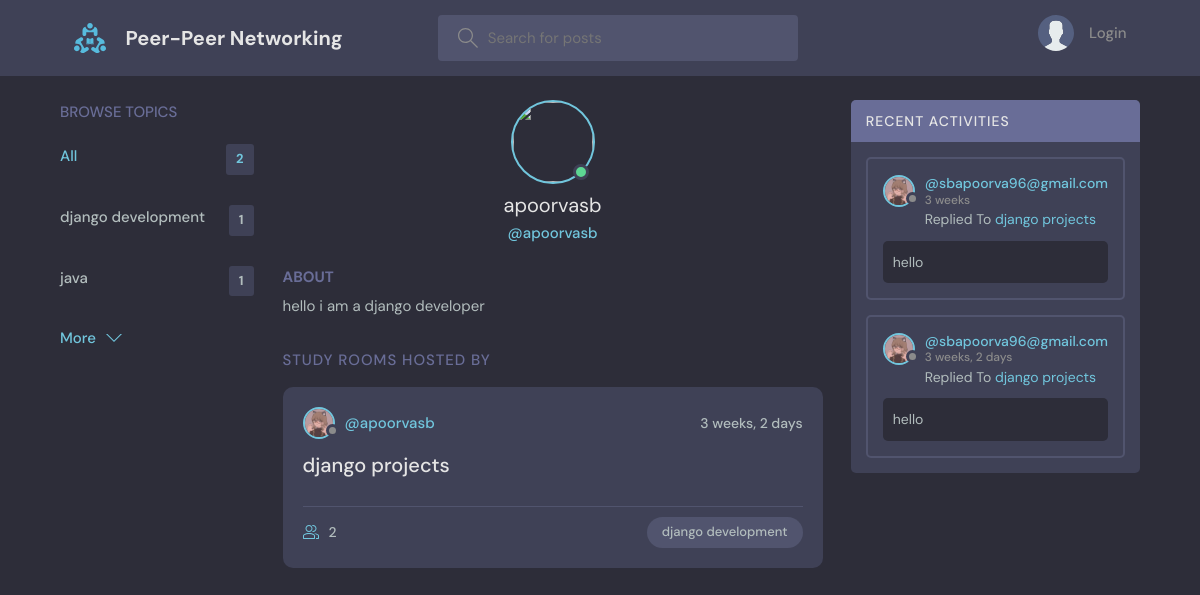
Page /profile/1/ on the committed database.
### base/models.py (models this page shows, shortened)
class Topic(models.Model):
    name=models.CharField(max_length=200)

class User(AbstractUser):
    name = models.CharField(max_length=200, null=True)
    email = models.EmailField(unique=True, null=True)
    bio = models.TextField(null=True)
    avatar = models.ImageField(null=True, default="avatar.svg")
    USERNAME_FIELD = 'email'
    REQUIRED_FIELDS = []

class Room(models.Model):
    host= models.ForeignKey(User,on_delete=models.SET_NULL,null=True)
    topic= models.ForeignKey(Topic,on_delete=models.SET_NULL,null=True)
    name =models.CharField(max_length=200)
    description =models.TextField(null=True,blank=True)
    participants=models.ManyToManyField(User,related_name='participants',blank=True)
    updated=models.DateTimeField(auto_now=True)
    created=models.DateTimeField(auto_now_add=True)
    class Meta:
        ordering = ['-updated' ,'-created']
    def __str__(self):
        return self.name

class Message(models.Model):
    user=models.ForeignKey(User,on_delete=models.CASCADE)
    room= models.ForeignKey(Room,on_delete=models.CASCADE)
    body=models.TextField()
    updated=models.DateTimeField(auto_now=True)
    created=models.DateTimeField(auto_now_add=True)
    class Meta:
        ordering = ['-updated' ,'-created']

### base/views.py (the view)
# urls.py: path('profile/<str:ptr>/',views.userprofile,name='profile'),
def userprofile(request,ptr):
    user=User.objects.get(id=ptr)
    rooms=user.room_set.all() #here the room_set means room is the module set.all() is used to take all the room of user
    room_messages=user.message_set.all()
    topics=Topic.objects.all()
    context={'user':user ,'rooms':rooms,'room_messages':room_messages,'topics':topics}
    return render(request,'base/profile.html',context)

### base/templates/base/profile.html (shortened to what this page needs)
{% extends 'main.html' %}
   {% block content%}
  <main class="profile-page layout layout--3">
    <div class="container">
      {% include 'base/topic_components.html'%}
      <div class="roomList">
        <div class="profile">
          <div class="profile__avatar">
            <div class="avatar avatar--large active">
              <img src="{{request.user.avatar.url}}" />
            </div>
          </div>
          <div class="profile__info">
            <h3>{{user.username}}</h3>
            <p>@{{user.username}}</p>
          </div>
          <div class="profile__about">
            <h3>About</h3>
            <p>
              {{user.bio}}
            </p>
          </div>
        </div>
        <div class="roomList__header">
          <div>
          <h2>Study Rooms Hosted by {{room.host.username}}</a>
            </h2>
          </div>
        </div>
        {% include 'base/feed_components.html' %}
      </div>
      <div>
        {% include 'base/activity_component.html' %}
  </main>
{%endblock content %}

### base/templates/base/topic_components.html (shortened to what this page needs)
<div>
    <div class="topics">
        <div class="topics__header">
          <h2>Browse Topics</h2>
        </div>
        <ul class="topics__list">
          <li>
            <a href="{% url 'home' %}" class="active">All <span>{{topics.count}}</span></a>
          </li>
        {% for topic in topics%}
        <li>
             <a href={% url 'home' %}?q={{topic.name}}>{{topic.name}}<span>{{topic.room_set.all.count}}</span>
             </a>
            </li>
         {% endfor %}
        </ul>
        <a class="btn btn--link" href="{% url 'topics' %}">
          More
          <svg version="1.1" xmlns="http://www.w3.org/2000/svg" width="32" height="32" viewBox="0 0 32 32">
            <title>chevron-down</title>
            <path d="M16 21l-13-13h-3l16 16 16-16h-3l-13 13z"></path>
          </svg>
        </a>
      </div>
</div>

### base/templates/base/feed_components.html (shortened to what this page needs)
{% for room in rooms%}
<div class="roomListRoom">
    <div class="roomListRoom__header">
      <a href="{% url 'profile' room.host.id %}" class="roomListRoom__author">
        <div class="avatar avatar--small">
          <img src="{{room.host.avatar.url}}" />
        </div>
        <span>@{{room.host.username}}</span>
      </a>
      <div class="roomListRoom__actions">
        <span>{{room.created | timesince}}</span>
      </div>
    </div>
    <div class="roomListRoom__content">
      <a href="/room/{{room.id}}">{{room.name}}</a>
    </div>
    <div class="roomListRoom__meta">
      <a href="/room/{{room.id}}" class="roomListRoom__joined">
        {{room.participants.all.count}}
      </a>
      <p class="roomListRoom__topic">{{room.topic.name}}</p>
    </div>
  </div>
  {% endfor %}

### base/templates/base/activity_component.html (shortened to what this page needs)
<div class="activities">
    <div class="activities__header">
      <h2>Recent Activities</h2>
    </div>
    {% for message in room_messages%}
    <div class="activities__box">
      <div class="activities__boxHeader roomListRoom__header">
        <a href="{% url 'profile' message.user.id%}" class="roomListRoom__author">
          <div class="avatar avatar--small">
            <img src="{{message.user.avatar.url}}" />
          </div>
          <p>
            @{{message.user}}
            <span>{{message.created | timesince}}</span>
          </p>
        </a>
      </div>
      <div class="activities__boxContent">
        <small> Replied To <a href="{%url 'room' message.room.id%}"> {{message.room}} </a> </small>
        <div class="activities__boxRoomContent">
          {{message.body}}
        </div>
      </div>
    </div>
    {%endfor%}
  </div>

### rows in the picture
Topic: name "django development", room_set.all.count "1"
Topic: name "java", room_set.all.count "1"
User: username "apoorvasb", bio "hello i am a django developer"
Room: host.avatar (picture), host.username "apoorvasb", created "3 weeks, 2 days", name "django projects", participants.all.count "2", topic.name "django development"
Message: user.avatar (picture), user "sbapoorva96@gmail.com", created "3 weeks", room "django projects", body "hello"
Message: user.avatar (picture), user "sbapoorva96@gmail.com", created "3 weeks, 2 days", room "django projects", body "hello"

### other values in the picture
{{ topics.count }} "2"
